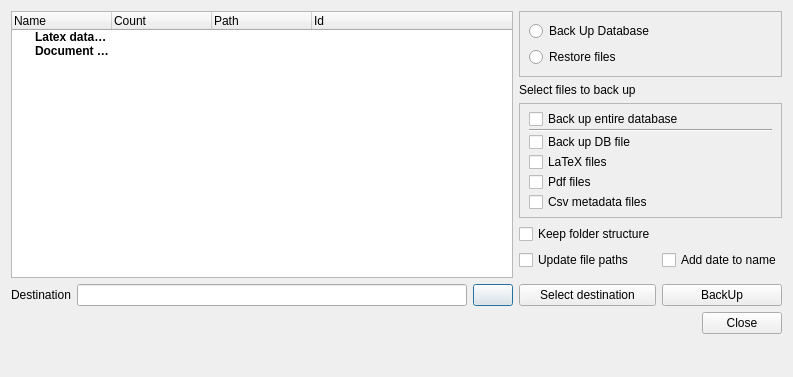
<?xml version="1.0" encoding="UTF-8"?>
<ui version="4.0">
 <class>BackUp</class>
 <widget class="QDialog" name="BackUp">
  <property name="geometry">
   <rect>
    <x>0</x>
    <y>0</y>
    <width>793</width>
    <height>377</height>
   </rect>
  </property>
  <property name="windowTitle">
   <string>Αποθήκευση φακέλων και αρχείων</string>
  </property>
  <property name="windowIcon">
   <iconset>
    <normaloff>:/pngwing.com(1).png</normaloff>:/pngwing.com(1).png</iconset>
  </property>
  <layout class="QGridLayout" name="gridLayout">
   <item row="8" column="0">
    <layout class="QHBoxLayout" name="horizontalLayout">
     <item>
      <widget class="QLabel" name="label">
       <property name="text">
        <string>Destination</string>
       </property>
      </widget>
     </item>
     <item>
      <widget class="QLineEdit" name="DestinationLine"/>
     </item>
     <item>
      <widget class="QPushButton" name="OpenPath">
       <property name="text">
        <string/>
       </property>
       <property name="icon">
        <iconset resource="../images.qrc">
         <normaloff>:/images/document-open-data.svg</normaloff>:/images/document-open-data.svg</iconset>
       </property>
      </widget>
     </item>
    </layout>
   </item>
   <item row="0" column="0" rowspan="8">
    <widget class="QTreeWidget" name="OpenDatabasesTreeWidget">
     <property name="animated">
      <bool>true</bool>
     </property>
     <column>
      <property name="text">
       <string>Name</string>
      </property>
     </column>
     <column>
      <property name="text">
       <string>Count</string>
      </property>
     </column>
     <column>
      <property name="text">
       <string>Path</string>
      </property>
     </column>
     <column>
      <property name="text">
       <string>Id</string>
      </property>
     </column>
     <item>
      <property name="text">
       <string>Latex databases</string>
      </property>
      <property name="font">
       <font>
        <bold>true</bold>
       </font>
      </property>
      <property name="icon">
       <iconset resource="../images.qrc">
        <normaloff>:/images/texfile.svgz</normaloff>:/images/texfile.svgz</iconset>
      </property>
      <property name="text">
       <string/>
      </property>
      <property name="text">
       <string/>
      </property>
      <property name="text">
       <string/>
      </property>
     </item>
     <item>
      <property name="text">
       <string>Document databases</string>
      </property>
      <property name="font">
       <font>
        <bold>true</bold>
       </font>
      </property>
      <property name="icon">
       <iconset resource="../images.qrc">
        <normaloff>:/images/pdf.svg</normaloff>:/images/pdf.svg</iconset>
      </property>
      <property name="text">
       <string/>
      </property>
      <property name="text">
       <string/>
      </property>
      <property name="text">
       <string/>
      </property>
     </item>
    </widget>
   </item>
   <item row="9" column="0">
    <widget class="QLabel" name="UpdatePathInfo">
     <property name="text">
      <string/>
     </property>
    </widget>
   </item>
   <item row="2" column="1" rowspan="3" colspan="2">
    <widget class="QFrame" name="frame">
     <property name="frameShape">
      <enum>QFrame::StyledPanel</enum>
     </property>
     <property name="frameShadow">
      <enum>QFrame::Raised</enum>
     </property>
     <layout class="QVBoxLayout" name="verticalLayout">
      <property name="spacing">
       <number>0</number>
      </property>
      <property name="topMargin">
       <number>5</number>
      </property>
      <property name="bottomMargin">
       <number>5</number>
      </property>
      <item>
       <widget class="QCheckBox" name="BackUpDatabase">
        <property name="text">
         <string>Back up entire database</string>
        </property>
        <attribute name="buttonGroup">
         <string notr="true">BackUpGroup</string>
        </attribute>
       </widget>
      </item>
      <item>
       <widget class="Line" name="line">
        <property name="orientation">
         <enum>Qt::Horizontal</enum>
        </property>
       </widget>
      </item>
      <item>
       <widget class="QCheckBox" name="BackUpDBFile">
        <property name="text">
         <string>Back up DB file</string>
        </property>
        <attribute name="buttonGroup">
         <string notr="true">BackUpGroup</string>
        </attribute>
       </widget>
      </item>
      <item>
       <widget class="QCheckBox" name="BackUpLatexFiles">
        <property name="text">
         <string>LaTeX files</string>
        </property>
        <attribute name="buttonGroup">
         <string notr="true">BackUpGroup</string>
        </attribute>
       </widget>
      </item>
      <item>
       <widget class="QCheckBox" name="BackUpPdfFiles">
        <property name="text">
         <string>Pdf files</string>
        </property>
        <attribute name="buttonGroup">
         <string notr="true">BackUpGroup</string>
        </attribute>
       </widget>
      </item>
      <item>
       <widget class="QCheckBox" name="BackUpCsvFiles">
        <property name="text">
         <string>Csv metadata files</string>
        </property>
        <attribute name="buttonGroup">
         <string notr="true">BackUpGroup</string>
        </attribute>
       </widget>
      </item>
     </layout>
    </widget>
   </item>
   <item row="10" column="0">
    <spacer name="verticalSpacer">
     <property name="orientation">
      <enum>Qt::Vertical</enum>
     </property>
     <property name="sizeHint" stdset="0">
      <size>
       <width>20</width>
       <height>40</height>
      </size>
     </property>
    </spacer>
   </item>
   <item row="9" column="2">
    <widget class="QDialogButtonBox" name="OkBackUp">
     <property name="sizePolicy">
      <sizepolicy hsizetype="Maximum" vsizetype="Fixed">
       <horstretch>0</horstretch>
       <verstretch>0</verstretch>
      </sizepolicy>
     </property>
     <property name="layoutDirection">
      <enum>Qt::RightToLeft</enum>
     </property>
     <property name="orientation">
      <enum>Qt::Horizontal</enum>
     </property>
     <property name="standardButtons">
      <set>QDialogButtonBox::Close</set>
     </property>
    </widget>
   </item>
   <item row="1" column="1" colspan="2">
    <widget class="QLabel" name="SelectionLabel">
     <property name="text">
      <string>Select files to back up</string>
     </property>
    </widget>
   </item>
   <item row="0" column="1" colspan="2">
    <widget class="QFrame" name="frame_2">
     <property name="frameShape">
      <enum>QFrame::StyledPanel</enum>
     </property>
     <property name="frameShadow">
      <enum>QFrame::Raised</enum>
     </property>
     <layout class="QVBoxLayout" name="verticalLayout_2">
      <item>
       <widget class="QRadioButton" name="BackUpRadioButton">
        <property name="text">
         <string>Back Up Database</string>
        </property>
        <attribute name="buttonGroup">
         <string notr="true">buttonGroup</string>
        </attribute>
       </widget>
      </item>
      <item>
       <widget class="QRadioButton" name="RestoreRadioButton">
        <property name="text">
         <string>Restore files</string>
        </property>
        <attribute name="buttonGroup">
         <string notr="true">buttonGroup</string>
        </attribute>
       </widget>
      </item>
     </layout>
    </widget>
   </item>
   <item row="8" column="2">
    <widget class="QPushButton" name="BackUpFilesButton">
     <property name="sizePolicy">
      <sizepolicy hsizetype="Minimum" vsizetype="Fixed">
       <horstretch>0</horstretch>
       <verstretch>0</verstretch>
      </sizepolicy>
     </property>
     <property name="text">
      <string>BackUp</string>
     </property>
     <property name="icon">
      <iconset resource="../images.qrc">
       <normaloff>:/images/database-line.svg</normaloff>:/images/database-line.svg</iconset>
     </property>
    </widget>
   </item>
   <item row="6" column="1">
    <widget class="QCheckBox" name="UpdatePath">
     <property name="text">
      <string>Update file paths</string>
     </property>
    </widget>
   </item>
   <item row="8" column="1">
    <widget class="QPushButton" name="SelectPath">
     <property name="text">
      <string>Select destination</string>
     </property>
    </widget>
   </item>
   <item row="5" column="1">
    <widget class="QCheckBox" name="KeepFolderStructure">
     <property name="text">
      <string>Keep folder structure</string>
     </property>
    </widget>
   </item>
   <item row="6" column="2">
    <widget class="QCheckBox" name="AddDateToName">
     <property name="text">
      <string>Add date to name</string>
     </property>
    </widget>
   </item>
   <item row="5" column="2">
    <widget class="Switch" name="BackUpZipBase" native="true">
     <property name="text" stdset="0">
      <string>Create zip</string>
     </property>
    </widget>
   </item>
  </layout>
 </widget>
 <customwidgets>
  <customwidget>
   <class>Switch</class>
   <extends>QWidget</extends>
   <header location="global">switch.h</header>
  </customwidget>
 </customwidgets>
 <resources>
  <include location="../images.qrc"/>
 </resources>
 <connections>
  <connection>
   <sender>OkBackUp</sender>
   <signal>clicked(QAbstractButton*)</signal>
   <receiver>BackUp</receiver>
   <slot>close()</slot>
   <hints>
    <hint type="sourcelabel">
     <x>389</x>
     <y>222</y>
    </hint>
    <hint type="destinationlabel">
     <x>251</x>
     <y>148</y>
    </hint>
   </hints>
  </connection>
 </connections>
 <buttongroups>
  <buttongroup name="BackUpGroup">
   <property name="exclusive">
    <bool>false</bool>
   </property>
  </buttongroup>
  <buttongroup name="buttonGroup"/>
 </buttongroups>
</ui>
